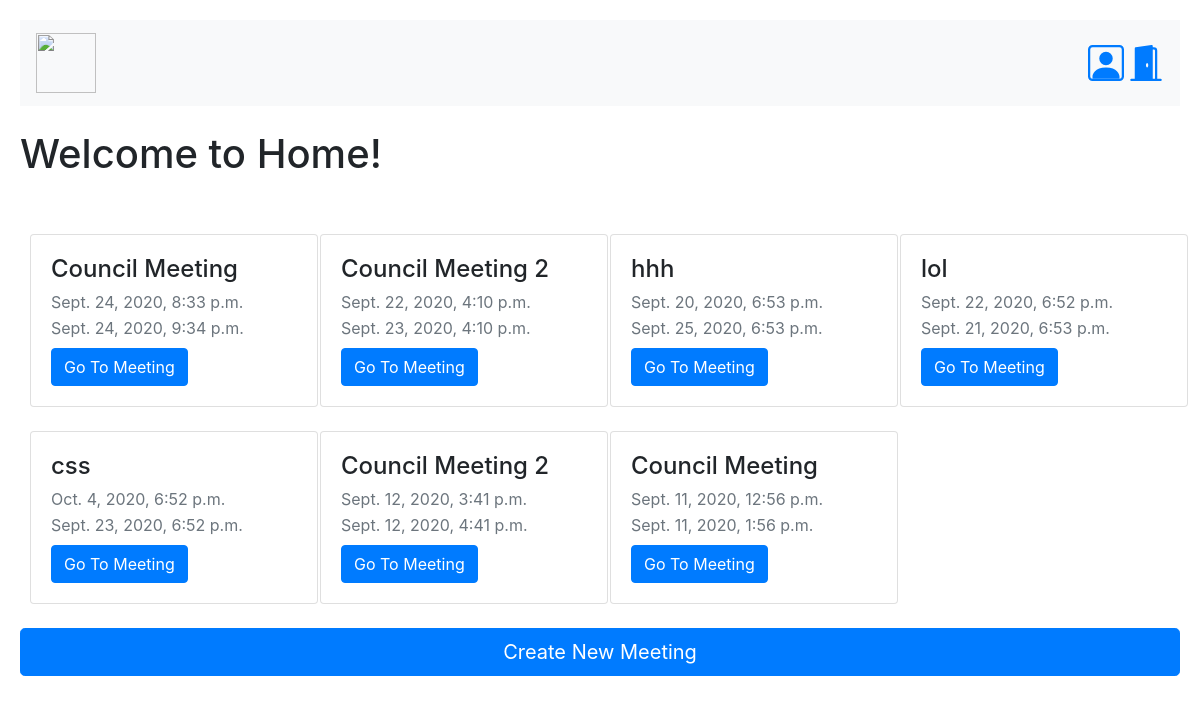
/home/ (signed in), run on the app's committed database.
### meeting/models.py (models this page shows)
class meeting(models.Model):
	meetingHeader = models.CharField(max_length=255, default="")
	startTime = models.DateTimeField(blank=False)
	endTime = models.DateTimeField(blank=False)
	createdOn = models.DateTimeField(auto_now_add=True)
	attendedBy = models.ManyToManyField(User)

### meeting/views.py (the view, shortened to what this page needs)
# urls.py: path('home/', meetingViews.home_view, name="home_view"),
def home_view(request):
	if request.user.is_authenticated:
		request.session['MeetingInFocus'] = None
		context = {
			'administratorStatus' : False
		}
		currentUser = loginModel.User.objects.get(username=request.user.username)
		meetings_list = meetingModel.meeting.objects.all().order_by("-createdOn")
		context['meetings_list'] = meetings_list
		if currentUser.administratorStatus:
			context['administratorStatus'] = True
		return render(request, 'home.html', context)
	else:
		return redirect('login_view')

### meeting/templates/home.html (shortened to what this page needs)
<!DOCTYPE html>
<html>
	<head>
		{% load static %}
		<link rel="stylesheet" type="text/css" href="{% static 'login/login.css' %}">
		<link rel="stylesheet" href="https://stackpath.bootstrapcdn.com/bootstrap/4.5.2/css/bootstrap.min.css">
	</head>
	<body>
		<nav class="navbar navbar-light bg-light">
	  		<a class="navbar-brand" href="{% url 'home_view' %}">
	    		<img src="{% static 'login/cssLogo.png' %}" width="60" height="60" class="d-inline-block align-top" alt="">
	  		</a>
	  		<div>
	  		<a href="{% url 'account_view' %}" class="ml-auto">
</a>
	  		<a href="{% url 'logout_view' %}"></a>
			</div>
		</nav>
		<br>
		<h1>Welcome to Home!</h1>
		<br><br>
		<div class="rows">
			{% for meeting in meetings_list %}
				<div class="column">
					<div class="card" style="width: 18rem;">
						<div class="card-body">
							<h4 class="card-title">{{ meeting.meetingHeader }}</h4>
							<p class="card-subtitle mb-2 text-muted">{{ meeting.startTime }}</p>
							<p class="card-subtitle mb-2 text-muted">{{ meeting.endTime }}</p>
							<form method="POST">
								<button class="btn btn-primary" type="submit" name="{{ meeting.id }}">Go To Meeting</button>
							</form>
						</div>
					</div>
					<br>
				</div>
			{% endfor %}
		</div>
		<form method="POST">
			{% if administratorStatus %}
				<button type="submit" name="create_new_meeting" class="btn btn-primary btn-lg btn-block">Create New Meeting</button>
			{% else %}
				<button disabled type="submit" name="create_new_meeting" class="btn btn-primary btn-lg btn-block">Create New Meeting</button>
			{% endif %}
		</form>
	</body>
</html>

### login/static/login/login.css (style rules this page uses)
body { padding:20px; }
.column { float: left; width: 25%; padding: 0 10px; }

### data on the page
meeting: meetingHeader "Council Meeting", startTime "Sept. 24, 2020, 8:33 p.m.", endTime "Sept. 24, 2020, 9:34 p.m."
meeting: meetingHeader "Council Meeting 2", startTime "Sept. 22, 2020, 4:10 p.m.", endTime "Sept. 23, 2020, 4:10 p.m."
meeting: meetingHeader "hhh", startTime "Sept. 20, 2020, 6:53 p.m.", endTime "Sept. 25, 2020, 6:53 p.m."
meeting: meetingHeader "lol", startTime "Sept. 22, 2020, 6:52 p.m.", endTime "Sept. 21, 2020, 6:53 p.m."
meeting: meetingHeader "css", startTime "Oct. 4, 2020, 6:52 p.m.", endTime "Sept. 23, 2020, 6:52 p.m."
meeting: meetingHeader "Council Meeting 2", startTime "Sept. 12, 2020, 3:41 p.m.", endTime "Sept. 12, 2020, 4:41 p.m."
meeting: meetingHeader "Council Meeting", startTime "Sept. 11, 2020, 12:56 p.m.", endTime "Sept. 11, 2020, 1:56 p.m."
